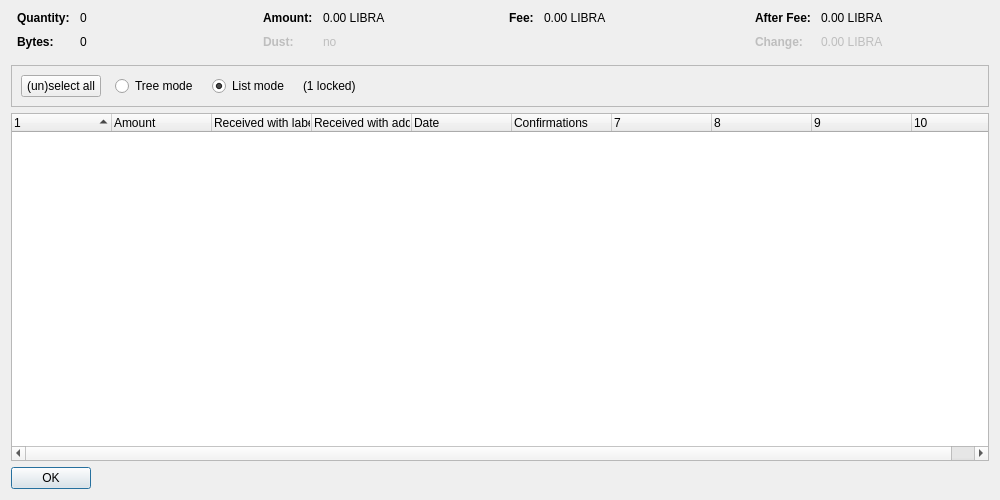
<?xml version="1.0" encoding="UTF-8"?>
<ui version="4.0">
 <class>CoinControlDialog</class>
 <widget class="QDialog" name="CoinControlDialog">
  <property name="geometry">
   <rect>
    <x>0</x>
    <y>0</y>
    <width>1000</width>
    <height>500</height>
   </rect>
  </property>
  <property name="windowTitle">
   <string>Coin Selection</string>
  </property>
  <layout class="QVBoxLayout" name="verticalLayout">
   <item>
    <layout class="QHBoxLayout" name="horizontalLayoutTop" stretch="0,0,0,0">
     <property name="topMargin">
      <number>0</number>
     </property>
     <property name="bottomMargin">
      <number>10</number>
     </property>
     <item>
      <layout class="QFormLayout" name="formLayoutCoinControl1">
       <property name="horizontalSpacing">
        <number>10</number>
       </property>
       <property name="verticalSpacing">
        <number>10</number>
       </property>
       <property name="leftMargin">
        <number>6</number>
       </property>
       <property name="rightMargin">
        <number>6</number>
       </property>
       <item row="0" column="0">
        <widget class="QLabel" name="labelCoinControlQuantityText">
         <property name="font">
          <font>
           <weight>75</weight>
           <bold>true</bold>
          </font>
         </property>
         <property name="text">
          <string>Quantity:</string>
         </property>
        </widget>
       </item>
       <item row="0" column="1">
        <widget class="QLabel" name="labelCoinControlQuantity">
         <property name="cursor">
          <cursorShape>IBeamCursor</cursorShape>
         </property>
         <property name="contextMenuPolicy">
          <enum>Qt::ActionsContextMenu</enum>
         </property>
         <property name="text">
          <string notr="true">0</string>
         </property>
         <property name="textInteractionFlags">
          <set>Qt::LinksAccessibleByMouse|Qt::TextSelectableByKeyboard|Qt::TextSelectableByMouse</set>
         </property>
        </widget>
       </item>
       <item row="1" column="0">
        <widget class="QLabel" name="labelCoinControlBytesText">
         <property name="font">
          <font>
           <weight>75</weight>
           <bold>true</bold>
          </font>
         </property>
         <property name="text">
          <string>Bytes:</string>
         </property>
        </widget>
       </item>
       <item row="1" column="1">
        <widget class="QLabel" name="labelCoinControlBytes">
         <property name="cursor">
          <cursorShape>IBeamCursor</cursorShape>
         </property>
         <property name="contextMenuPolicy">
          <enum>Qt::ActionsContextMenu</enum>
         </property>
         <property name="text">
          <string notr="true">0</string>
         </property>
         <property name="textInteractionFlags">
          <set>Qt::LinksAccessibleByMouse|Qt::TextSelectableByKeyboard|Qt::TextSelectableByMouse</set>
         </property>
        </widget>
       </item>
      </layout>
     </item>
     <item>
      <layout class="QFormLayout" name="formLayoutCoinControl2">
       <property name="horizontalSpacing">
        <number>10</number>
       </property>
       <property name="verticalSpacing">
        <number>10</number>
       </property>
       <property name="leftMargin">
        <number>6</number>
       </property>
       <property name="rightMargin">
        <number>6</number>
       </property>
       <item row="0" column="0">
        <widget class="QLabel" name="labelCoinControlAmountText">
         <property name="font">
          <font>
           <weight>75</weight>
           <bold>true</bold>
          </font>
         </property>
         <property name="text">
          <string>Amount:</string>
         </property>
        </widget>
       </item>
       <item row="0" column="1">
        <widget class="QLabel" name="labelCoinControlAmount">
         <property name="cursor">
          <cursorShape>IBeamCursor</cursorShape>
         </property>
         <property name="contextMenuPolicy">
          <enum>Qt::ActionsContextMenu</enum>
         </property>
         <property name="text">
          <string notr="true">0.00 LIBRA</string>
         </property>
         <property name="textInteractionFlags">
          <set>Qt::LinksAccessibleByMouse|Qt::TextSelectableByKeyboard|Qt::TextSelectableByMouse</set>
         </property>
        </widget>
       </item>
       <item row="1" column="0">
        <widget class="QLabel" name="labelCoinControlLowOutputText">
         <property name="enabled">
          <bool>false</bool>
         </property>
         <property name="font">
          <font>
           <weight>75</weight>
           <bold>true</bold>
          </font>
         </property>
         <property name="text">
          <string>Dust:</string>
         </property>
        </widget>
       </item>
       <item row="1" column="1">
        <widget class="QLabel" name="labelCoinControlLowOutput">
         <property name="enabled">
          <bool>false</bool>
         </property>
         <property name="cursor">
          <cursorShape>IBeamCursor</cursorShape>
         </property>
         <property name="contextMenuPolicy">
          <enum>Qt::ActionsContextMenu</enum>
         </property>
         <property name="text">
          <string notr="true">no</string>
         </property>
         <property name="textInteractionFlags">
          <set>Qt::LinksAccessibleByMouse|Qt::TextSelectableByKeyboard|Qt::TextSelectableByMouse</set>
         </property>
        </widget>
       </item>
      </layout>
     </item>
     <item>
      <layout class="QFormLayout" name="formLayoutCoinControl3">
       <property name="horizontalSpacing">
        <number>10</number>
       </property>
       <property name="verticalSpacing">
        <number>10</number>
       </property>
       <property name="leftMargin">
        <number>6</number>
       </property>
       <property name="rightMargin">
        <number>6</number>
       </property>
       <item row="0" column="0">
        <widget class="QLabel" name="labelCoinControlFeeText">
         <property name="font">
          <font>
           <weight>75</weight>
           <bold>true</bold>
          </font>
         </property>
         <property name="text">
          <string>Fee:</string>
         </property>
        </widget>
       </item>
       <item row="0" column="1">
        <widget class="QLabel" name="labelCoinControlFee">
         <property name="cursor">
          <cursorShape>IBeamCursor</cursorShape>
         </property>
         <property name="contextMenuPolicy">
          <enum>Qt::ActionsContextMenu</enum>
         </property>
         <property name="text">
          <string notr="true">0.00 LIBRA</string>
         </property>
         <property name="textInteractionFlags">
          <set>Qt::LinksAccessibleByMouse|Qt::TextSelectableByKeyboard|Qt::TextSelectableByMouse</set>
         </property>
        </widget>
       </item>
      </layout>
     </item>
     <item>
      <layout class="QFormLayout" name="formLayoutCoinControl4">
       <property name="horizontalSpacing">
        <number>10</number>
       </property>
       <property name="verticalSpacing">
        <number>10</number>
       </property>
       <property name="leftMargin">
        <number>6</number>
       </property>
       <property name="rightMargin">
        <number>6</number>
       </property>
       <item row="0" column="0">
        <widget class="QLabel" name="labelCoinControlAfterFeeText">
         <property name="font">
          <font>
           <weight>75</weight>
           <bold>true</bold>
          </font>
         </property>
         <property name="text">
          <string>After Fee:</string>
         </property>
        </widget>
       </item>
       <item row="0" column="1">
        <widget class="QLabel" name="labelCoinControlAfterFee">
         <property name="cursor">
          <cursorShape>IBeamCursor</cursorShape>
         </property>
         <property name="contextMenuPolicy">
          <enum>Qt::ActionsContextMenu</enum>
         </property>
         <property name="text">
          <string notr="true">0.00 LIBRA</string>
         </property>
         <property name="textInteractionFlags">
          <set>Qt::LinksAccessibleByMouse|Qt::TextSelectableByKeyboard|Qt::TextSelectableByMouse</set>
         </property>
        </widget>
       </item>
       <item row="1" column="0">
        <widget class="QLabel" name="labelCoinControlChangeText">
         <property name="enabled">
          <bool>false</bool>
         </property>
         <property name="font">
          <font>
           <weight>75</weight>
           <bold>true</bold>
          </font>
         </property>
         <property name="text">
          <string>Change:</string>
         </property>
        </widget>
       </item>
       <item row="1" column="1">
        <widget class="QLabel" name="labelCoinControlChange">
         <property name="enabled">
          <bool>false</bool>
         </property>
         <property name="cursor">
          <cursorShape>IBeamCursor</cursorShape>
         </property>
         <property name="contextMenuPolicy">
          <enum>Qt::ActionsContextMenu</enum>
         </property>
         <property name="text">
          <string notr="true">0.00 LIBRA</string>
         </property>
         <property name="textInteractionFlags">
          <set>Qt::LinksAccessibleByMouse|Qt::TextSelectableByKeyboard|Qt::TextSelectableByMouse</set>
         </property>
        </widget>
       </item>
      </layout>
     </item>
    </layout>
   </item>
   <item>
    <widget class="QFrame" name="frame">
     <property name="minimumSize">
      <size>
       <width>0</width>
       <height>40</height>
      </size>
     </property>
     <property name="frameShape">
      <enum>QFrame::StyledPanel</enum>
     </property>
     <property name="frameShadow">
      <enum>QFrame::Sunken</enum>
     </property>
     <layout class="QHBoxLayout" name="horizontalLayout">
      <item>
       <layout class="QHBoxLayout" name="horizontalLayoutPanel" stretch="0,0,0,0,0">
        <property name="spacing">
         <number>14</number>
        </property>
        <item>
         <widget class="QPushButton" name="pushButtonSelectAll">
          <property name="sizePolicy">
           <sizepolicy hsizetype="Maximum" vsizetype="Fixed">
            <horstretch>0</horstretch>
            <verstretch>0</verstretch>
           </sizepolicy>
          </property>
          <property name="text">
           <string>(un)select all</string>
          </property>
          <property name="autoDefault">
           <bool>false</bool>
          </property>
         </widget>
        </item>
        <item>
         <widget class="QRadioButton" name="radioTreeMode">
          <property name="sizePolicy">
           <sizepolicy hsizetype="Maximum" vsizetype="Fixed">
            <horstretch>0</horstretch>
            <verstretch>0</verstretch>
           </sizepolicy>
          </property>
          <property name="text">
           <string>Tree mode</string>
          </property>
         </widget>
        </item>
        <item>
         <widget class="QRadioButton" name="radioListMode">
          <property name="sizePolicy">
           <sizepolicy hsizetype="Maximum" vsizetype="Fixed">
            <horstretch>0</horstretch>
            <verstretch>0</verstretch>
           </sizepolicy>
          </property>
          <property name="text">
           <string>List mode</string>
          </property>
          <property name="checked">
           <bool>true</bool>
          </property>
         </widget>
        </item>
        <item>
         <widget class="QLabel" name="labelLocked">
          <property name="text">
           <string notr="true">(1 locked)</string>
          </property>
         </widget>
        </item>
        <item>
         <spacer name="horizontalSpacer">
          <property name="orientation">
           <enum>Qt::Horizontal</enum>
          </property>
          <property name="sizeHint" stdset="0">
           <size>
            <width>40</width>
            <height>20</height>
           </size>
          </property>
         </spacer>
        </item>
       </layout>
      </item>
     </layout>
    </widget>
   </item>
   <item>
    <widget class="CoinControlTreeWidget" name="treeWidget">
     <property name="contextMenuPolicy">
      <enum>Qt::CustomContextMenu</enum>
     </property>
     <property name="sortingEnabled">
      <bool>false</bool>
     </property>
     <property name="columnCount">
      <number>10</number>
     </property>
     <attribute name="headerShowSortIndicator" stdset="0">
      <bool>true</bool>
     </attribute>
     <attribute name="headerStretchLastSection">
      <bool>false</bool>
     </attribute>
     <column>
      <property name="text">
       <string/>
      </property>
     </column>
     <column>
      <property name="text">
       <string>Amount</string>
      </property>
     </column>
     <column>
      <property name="text">
       <string>Received with label</string>
      </property>
     </column>
     <column>
      <property name="text">
       <string>Received with address</string>
      </property>
     </column>
     <column>
      <property name="text">
       <string>Date</string>
      </property>
     </column>
     <column>
      <property name="text">
       <string>Confirmations</string>
      </property>
      <property name="toolTip">
       <string>Confirmed</string>
      </property>
     </column>
     <column>
      <property name="text">
       <string/>
      </property>
     </column>
     <column>
      <property name="text">
       <string/>
      </property>
     </column>
     <column>
      <property name="text">
       <string/>
      </property>
     </column>
     <column>
      <property name="text">
       <string/>
      </property>
     </column>
    </widget>
   </item>
   <item>
    <widget class="QDialogButtonBox" name="buttonBox">
     <property name="sizePolicy">
      <sizepolicy hsizetype="Maximum" vsizetype="Fixed">
       <horstretch>0</horstretch>
       <verstretch>0</verstretch>
      </sizepolicy>
     </property>
     <property name="orientation">
      <enum>Qt::Horizontal</enum>
     </property>
     <property name="standardButtons">
      <set>QDialogButtonBox::Ok</set>
     </property>
    </widget>
   </item>
  </layout>
 </widget>
 <customwidgets>
  <customwidget>
   <class>CoinControlTreeWidget</class>
   <extends>QTreeWidget</extends>
   <header>qt/coincontroltreewidget.h</header>
  </customwidget>
 </customwidgets>
 <resources/>
 <connections/>
</ui>
